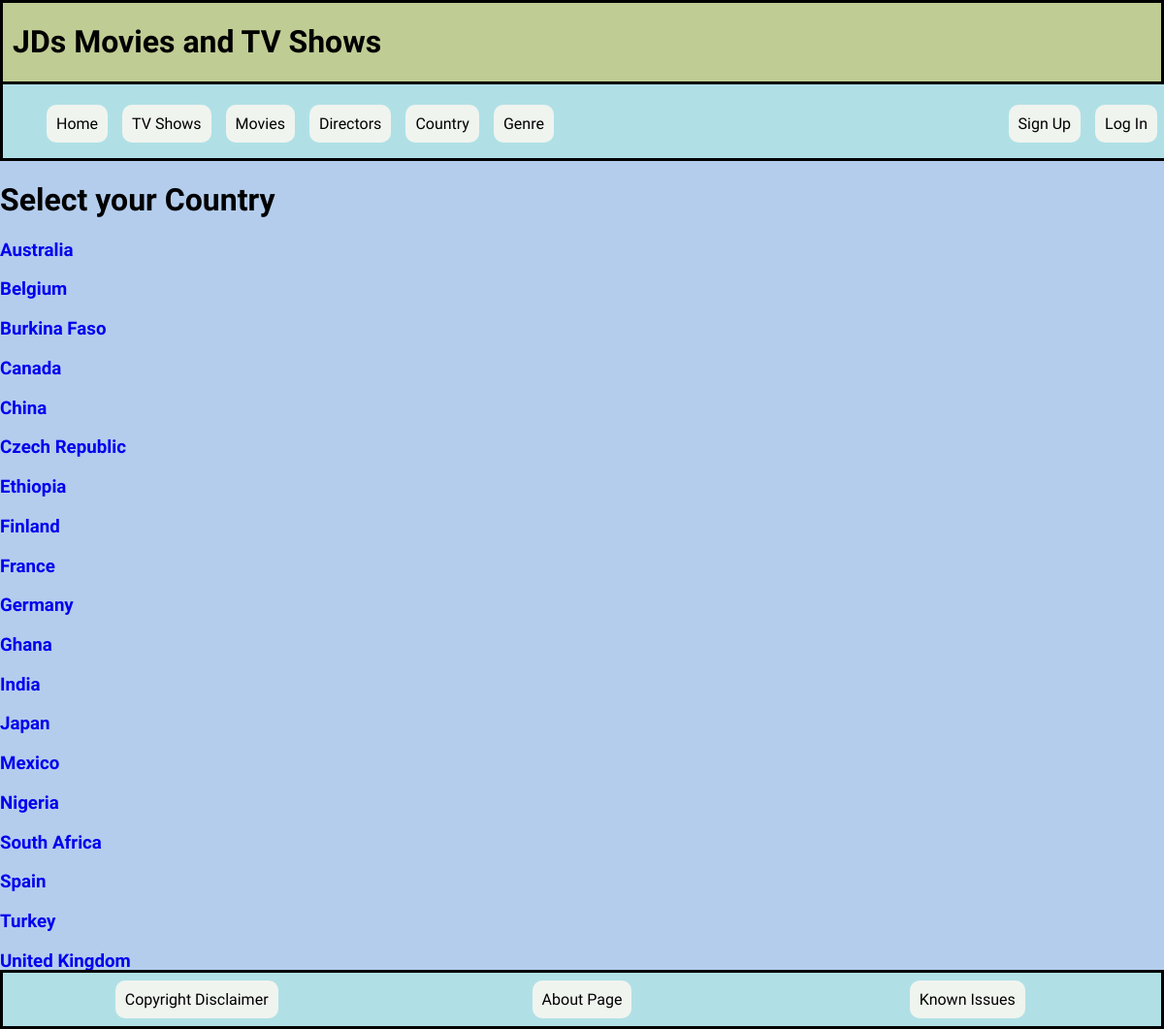
Page /Country_Select on the committed database.
### tables this page shows
CREATE TABLE Country (Country_id INTEGER PRIMARY KEY NOT NULL, Country TEXT);

### App.py (the view)
@app.route('/Country_Select')
def Country_Select():
    sql= '''SELECT Country, Country_id FROM Country
            ORDER BY Country ASC;'''
    results = query_db(sql)
    return render_template('Country_Select.html', results = results)

### App.py (called while the page is built)
def get_db():
    db = getattr(g, '_database', None)
    if db is None:
        db = g._database = sqlite3.connect(DATABASE)
    return db

@app.teardown_appcontext
def close_connection(exception):
    db = getattr(g, '_database', None)
    if db is not None:
        db.close()

def query_db(query, args=(), one=False, commit=False):
    db = get_db()
    cur = db.cursor()
    cur.execute(query, args)
    if commit:
        db.commit()
    rv =cur.fetchall()
    cur.close()
    return (rv[0] if rv else None) if one else rv

### templates/Country_Select.html
{% extends 'Header.html' %}
{% block start %}
    <h1> Select your Country</h1>
    {% for Country in results %}
        <a href="/Country/{{Country[1]}}">
            <div class="Selection">
                <h3>{{Country[0]}}</h3>
            </div>
        </a>
    {% endfor %}
{% endblock %}

### templates/Header.html (shortened to what this page needs)
<!DOCTYPE html>
<html lang="en">
<head>
    <link rel="stylesheet" href="{{url_for('static', filename='style.css')}}">
</head>
<body>
<div class="Logo">
    <h1>JDs Movies and TV Shows</h1>
</div>
<nav class="Navigation">
    <ul>
        <li class="left_nav"><a href="/">Home</a></li>
        <li class="left_nav"><a href="/TV_Shows">TV Shows</a></li>
        <li class="left_nav"><a href="/Movies">Movies</a></li>
        <li class="left_nav"><a href="/Director_Select">Directors</a></li>
        <li class="left_nav"><a href="/Country_Select">Country</a></li>
        <li class="left_nav"><a href="/Genre_Select">Genre</a></li>
        {% if not session['username'] %}
        <li class="right_nav"><a href="/Login">Log In</a></li>
        <li class="right_nav"><a href="/Sign_up">Sign Up</a></li>
        {% endif %}
    </ul>
</nav>
{% block start %}
{% endblock %}
<div class = "Footer">
    <table class="Footer_Table">
        <tr>
            <td class="Footer_Items"><a class="Footer_Link" href="/Copyright_Disclaimer">Copyright Disclaimer</a></td>
            <td class="Footer_Items"><a class="Footer_Link" href="/About">About Page</a></td>
            <td class="Footer_Items"><a class="Footer_Link" href="/Issues">Known Issues</a></td>
        </tr>
    </table>
</div>
</body>
</html>

### static/style.css (style rules this page uses)
body { margin: 0; background-color: #b4cded; font-family: "Oswald"; }
a { text-decoration: none; }
.Logo { padding-top: 0px; padding-left: 10px; padding-right: 0; padding-bottom: 0; background: #bfcc94; border: solid; border-color: black; font-family: "Oswald"; position: relative; z-index: 2; }
.Navigation { background-color: powderblue; padding-top: 5px; border: solid; border-color: rgb(0, 0, 0); border-top: none; font-family: "Cal Sans"; position: sticky; top: 0; left: 0; width: 100%; z-index: 1; }
.Navigation ul { list-style-type: none; overflow: hidden; }
.Navigation a { text-decoration: none; color: black; padding: 10px; display: block; background-color: #f0f4ef; margin-left: 5px; margin-right: 10px; border-radius: 10px; }
.Navigation li.left_nav { float: left; }
.Navigation li.right_nav { float: right; }
.Footer { background-color: powderblue; border: solid; padding-top: 15px; padding-bottom: 15px; margin-top: 10px; position: fixed; bottom: 0; }
.Footer_Table { text-align: center; width: 100%; height: auto; table-layout: fixed; }
.Footer_Link { background-color: #f0f4ef; padding: 10px; color: black; border-radius: 10px; }

### rows in the picture
Country: Country "Australia"
Country: Country "Belgium"
Country: Country "Burkina Faso"
Country: Country "Canada"
Country: Country "China"
Country: Country "Czech Republic"
Country: Country "Ethiopia"
Country: Country "Finland"
Country: Country "France"
Country: Country "Germany"
Country: Country "Ghana"
Country: Country "India"
Country: Country "Japan"
Country: Country "Mexico"
Country: Country "Nigeria"
Country: Country "South Africa"
Country: Country "Spain"
Country: Country "Turkey"
Country: Country "United Kingdom"
